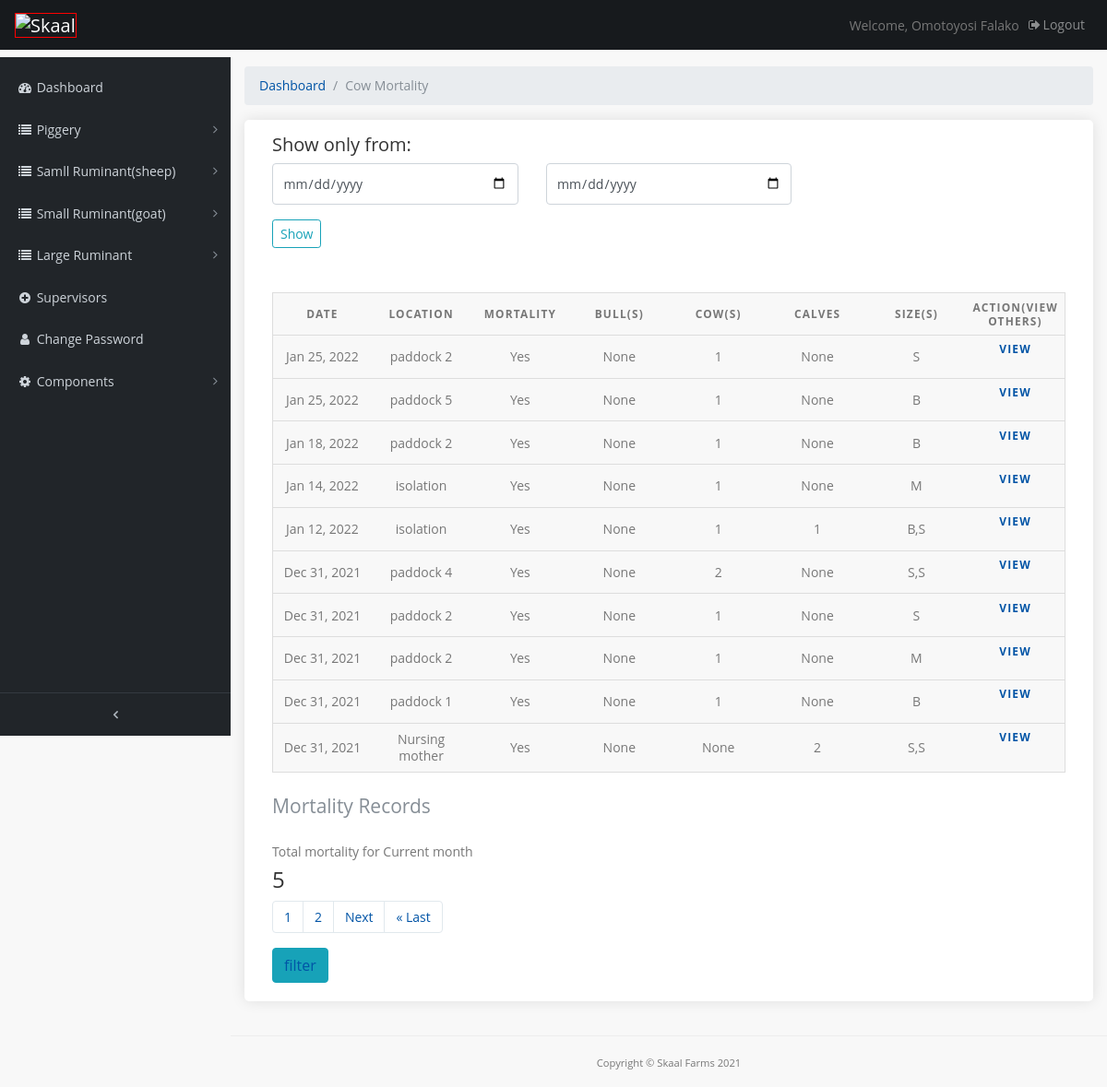
The app's page /pages/cow-motality-records (signed in), older data.
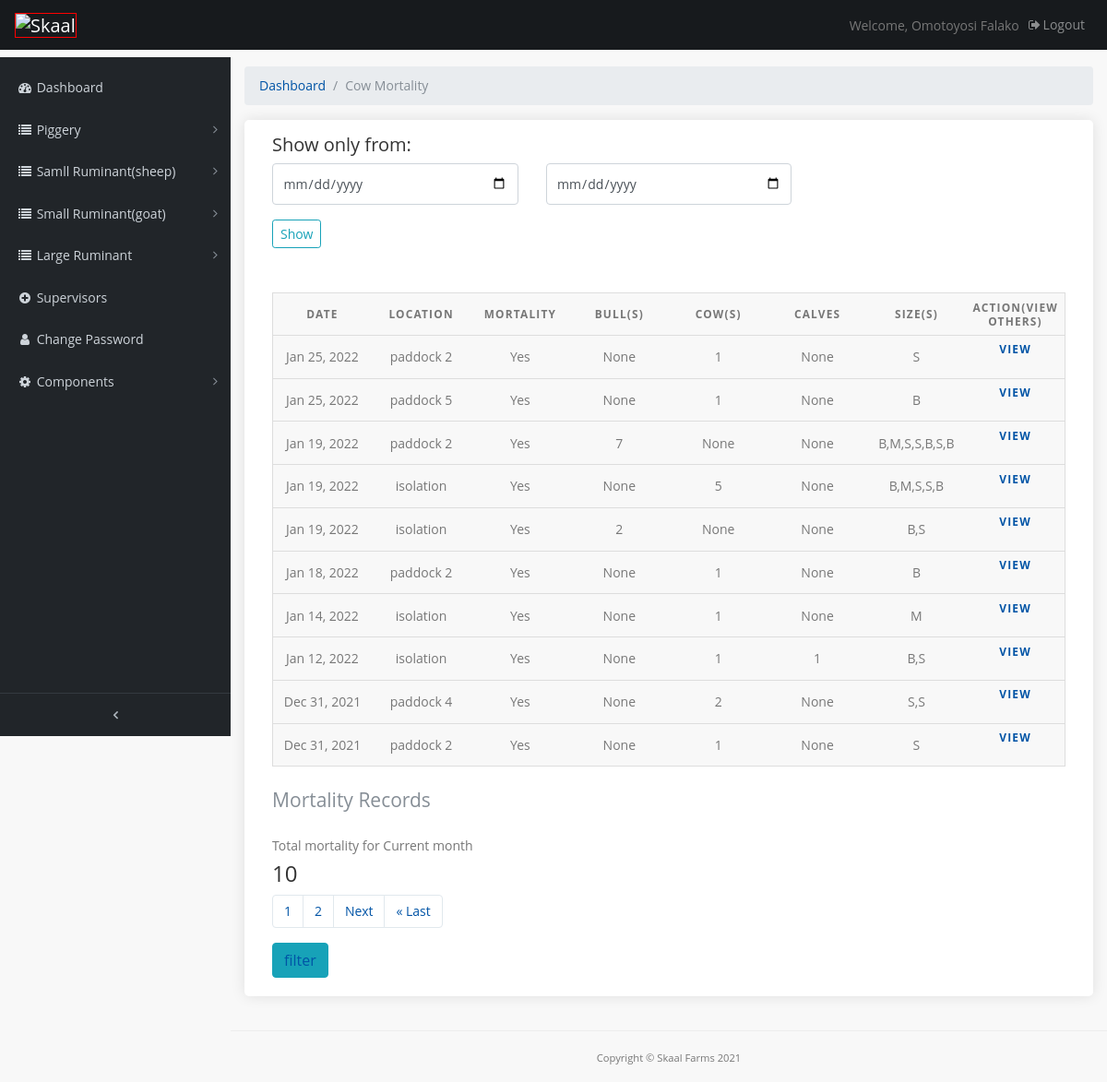
The same page, newer data.
### farmrecord/models.py (models this page shows, shortened)
class CowMortality(models.Model):
    mortality = models.CharField(max_length=10, verbose_name='mortality')
    date = models.DateTimeField(default=timezone.now)
    location = models.CharField(max_length=200, verbose_name='loaction(s)')
    cow_num = models.IntegerField(verbose_name='Cow(s)', blank=True, null=True)
    bull_num = models.IntegerField(verbose_name='Bull(s)', blank=True, null=True)
    calves = models.IntegerField(verbose_name='calve(s)', blank=True, null=True)
    section = models.ForeignKey(Section, verbose_name='Section', related_name='category1', null=True, on_delete=models.CASCADE)
    size = models.CharField(max_length=100, verbose_name='Size(s)')
    comment = models.TextField(max_length=500, verbose_name='Cause of death' , blank=True)
    image_1 = models.FileField(verbose_name='first image', blank=True, null=True, upload_to='uploads/',)
    image_2 = models.FileField(verbose_name=' second image', blank=True, null=True, upload_to='uploads/')
    class Meta():
        verbose_name_plural='Cow mortality'

### farmrecord/views.py (the view)
# urls.py: path('cow-motality-records', views.cow_motrec, name='cow_motrec'),
@login_required(login_url='/admin-page/login')
def cow_motrec(request):
    cow_rec =   CowMortality.objects.order_by('-date')
    query_form = CowmotFilter()
    paginated_filtercm = Paginator(cow_rec, 10)
    page_number = request.GET.get('page')
    cm_page_obj = paginated_filtercm.get_page(page_number)
    cowmot_count = CowMortality.objects.all()
    aggregated = cowmot_count.annotate(month=TruncMonth('date')).values('month').annotate(total=Sum('cow_num'))
    nums = "a" * cm_page_obj.paginator.num_pages
    context = {
        'cm_page_obj': cow_rec,
        'nums': nums,
        'q': query_form,
        'count' : aggregated
    }
    context['cm_page_obj'] = cm_page_obj
    return render(request, 'cowmotrec.html',context)

### farmrecord/forms.py
class CowmotFilter(forms.ModelForm):
    date = forms.DateField(widget=forms.HiddenInput(), required=False)
    start_date = forms.DateField(
        widget=forms.TextInput(attrs={'class': 'form-control', 'type' : 'date', 'placeholder': 'From'}))
    end_date = forms.DateField(
        widget=forms.TextInput(attrs={'class': 'form-control', 'type' : 'date', 'placeholder': 'To'}))
    class Meta:
        model = CowMortality
        fields =('date',)

### templates/cowmotrec.html (shortened to what this page needs)
{% extends 'base.html' %}
{% load static %}
{% block content %}
  <div class="content-wrapper">
    <div class="container-fluid">
      <ol class="breadcrumb">
        <li class="breadcrumb-item">
          <a href="#">Dashboard</a>
        </li>
        <li class="breadcrumb-item active">Cow Mortality</li>
      </ol>
		<div class="box_general padding_bottom">
      <h5>Show only from:</h5>
      <form class="mb-5" action="{% url 'farmrecord:cowmot_filter' %}">
        <div class="row">
          <div class="col-lg-4 col-md-12 form-group">
            {{ q.start_date }}
          </div>
          <div class="col-lg-4 col-md-12 form-group">
            {{ q.end_date }}
          </div>
        </div>
        <input type="submit" class="btn btn-outline-info btn-sm" value="Show">
      </form>
			      <table>
                <caption>Mortality Records</caption>
                <thead>
                  <tr>
                    <th scope="col">Date</th>
                    <th scope="col">Location</th>
                    <th scope="col">Mortality</th>
                    <th scope="col">Bull(s)</th>
                    <th scope="col">Cow(s)</th>
                    <th scope="col">Calves</th>
                    <th scope="col">Size(s)</th>
                    <th scope="col">ACTION(View others)</th>
                  </tr>
                </thead>
                <tbody>
                  {% if  cm_page_obj %}
                  {% for a in cm_page_obj %}
                  <tr>
                    <td data-label="Date">{{ a.date|date:"M d, Y" }}</td>
                    <td data-label="Location">{{ a.location }}</td>
                    <td data-label="Mortality">{{ a.mortality }}</td>
                    <td data-label="Bull(s)">{{ a.bull_num }}</td>
                    <td data-label="Cow(s)">{{ a.cow_num }}</td>
                    <td data-label="Calves">{{ a.calves }}</td>
                    <td data-label="Size(s)">{{ a.size }}</td>
                    <th data-label="Action" class="table"><a href="{% url 'farmrecord:cow_motrec_view' a.id %}" >View</a></th>
                  {% endfor %}
                  {% endif %}
                  </tr>
                </tbody>
            </table>
            {% for a in count %}
            {% if forloop.last %}
            <label for="">Total mortality for Current month</label>
            <h4>{{ a.total }}</h4>
            {% endif%}
            {% endfor %}
            <div>
              <nav aria-label="Page navigation example">
                <ul class="pagination">
                 {% for i in nums %}
                  <li class="page-item"><a href="?page={{ forloop.counter }}" class="page-link active">{{ forloop.counter }}</a></li>
                 {% endfor %}
                  {% if cm_page_obj.has_next %}
                  <li class="page-item"><a class="page-link" href="?page={{ cm_page_obj.next_page_number }}">Next</a></li>
                  <li class="page-item"><a class="page-link" href="?page={{ cm_page_obj.paginator.num_pages }}">&laquo; Last</a></li>
                  {% endif %}
                </ul>
              </nav>
            </div>
            <button class="btn btn-info"><a href="{% url 'farmrecord:cowmot_filter' %}">filter</a> </button>
		</div>
	  </div>
   	</div>
{% endblock %}

Row changes from the older to the newer data that the page shows:
no longer on this page (row unchanged): CowMortality: date "Dec 31, 2021", location "paddock 2", mortality "Yes", bull_num "None", cow_num "1", calves "None", size "M"
no longer on this page (row unchanged): CowMortality: date "Dec 31, 2021", location "paddock 1", mortality "Yes", bull_num "None", cow_num "1", calves "None", size "B"
no longer on this page (row unchanged): CowMortality: date "Dec 31, 2021", location "Nursing mother", mortality "Yes", bull_num "None", cow_num "None", calves "2", size "S,S"
added CowMortality: date "Jan 19, 2022", location "paddock 2", mortality "Yes", bull_num "7", cow_num "None", calves "None", size "B,M,S,S,B,S,B"
added CowMortality: date "Jan 19, 2022", location "isolation", mortality "Yes", bull_num "None", cow_num "5", calves "None", size "B,M,S,S,B"
added CowMortality: date "Jan 19, 2022", location "isolation", mortality "Yes", bull_num "2", cow_num "None", calves "None", size "B,S"
Text that changed along with them:
new list line: "Total mortality for Current month 10"
list line gone: "Total mortality for Current month 5"
